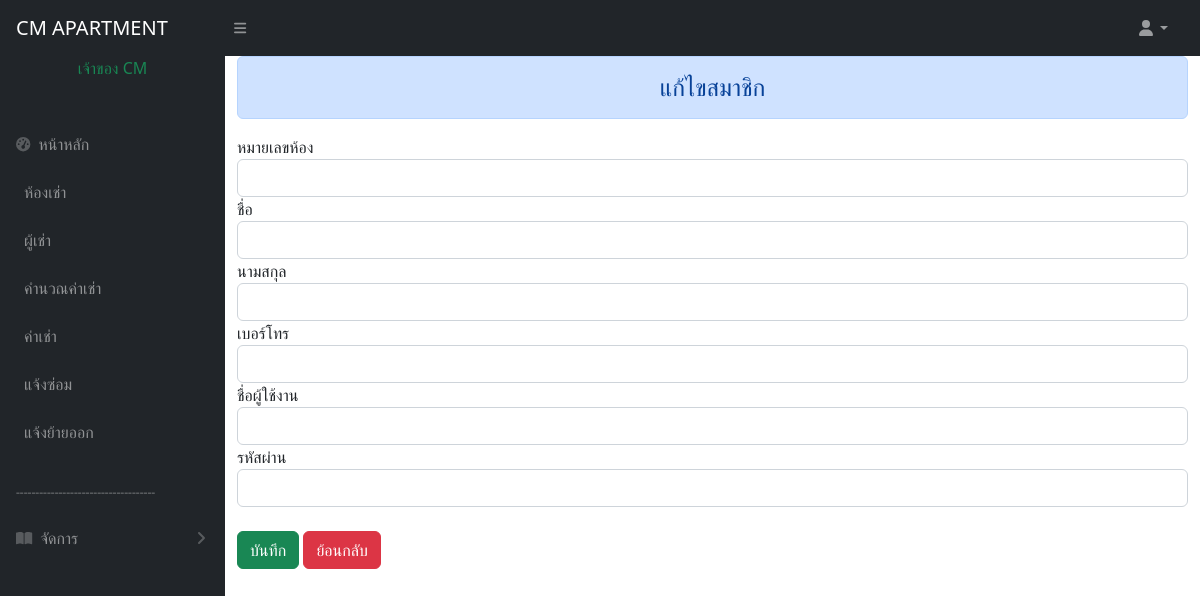
Page /edit_member.php?id=102 (signed in) on the earlier database version.
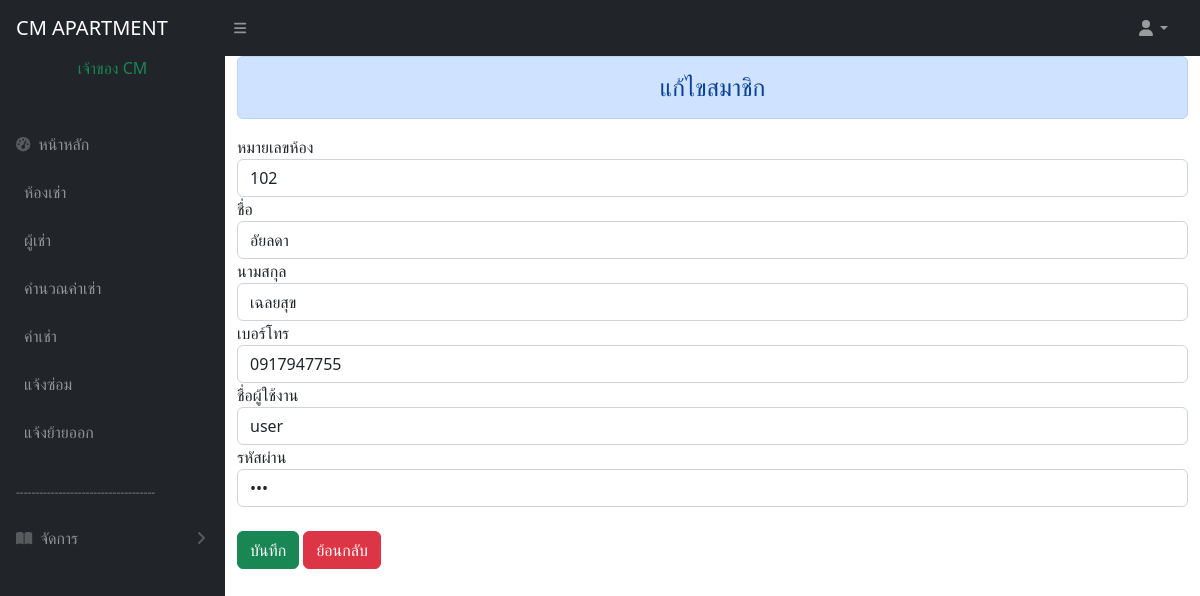
Same page on the later database version.
### tables this page shows
CREATE TABLE `member` (
  `id` int(6) NOT NULL COMMENT 'รหัสสมาชิก',
  `id_room` int(6) NOT NULL,
  `name` varchar(30) NOT NULL COMMENT 'ชื่อ',
  `lastname` varchar(30) NOT NULL COMMENT 'นามสกุล',
  `tel` varchar(10) NOT NULL COMMENT 'เบอร์โทร',
  `username` varchar(10) NOT NULL,
  `password` varchar(128) NOT NULL,
  `status` varchar(1) NOT NULL COMMENT 'U=user,A=admin'
);

### edit_member.php (the view, shortened to what this page needs)
<?php
include 'condb.php';
$id = $_GET['id'];
$sql = "SELECT * FROM member WHERE id_room='$id'";
$result = mysqli_query($conn, $sql);
$row = mysqli_fetch_array($result);
?>
<!DOCTYPE html>
<html lang="en">
<head>
    <link href="https://cdn.jsdelivr.net/npm/simple-datatables@7.1.2/dist/style.min.css" rel="stylesheet" />
    <link href="css/styles.css" rel="stylesheet" />
</head>
<body class="sb-nav-fixed">
    <?php include 'menu.php'; ?>
    <div id="layoutSidenav_content">
        <main>
            <div class="container-md">
                <div class="row">
                    <br>
                    <center>
                        <div class="alert alert-primary h4" role="alert">
                            แก้ไขสมาชิก
                        </div>
                    </center>
                    <form method="POST" action="update_register.php">
                        หมายเลขห้อง<input type="number" name="idroom" maxlength="3" class="form-control" value=<?= $row['id_room'] ?>>
                        ชื่อ<input type="text" name="firstname" class="form-control" value=<?= $row['name'] ?>>
                        นามสกุล<input type="text" name="lastname" class="form-control" value=<?= $row['lastname'] ?>>
                        เบอร์โทร<input type="number" name="phone" maxlength="10" class="form-control" value=<?= $row['tel'] ?>>
                        ชื่อผู้ใช้งาน<input type="text" name="username" maxlength="10" class="form-control" value=<?= $row['username'] ?>>
                        รหัสผ่าน<input type="password" name="password" maxlength="10" class="form-control" value=<?= $row['password'] ?>><br>
                        <input type="submit" value="บันทึก" class="btn btn-success">
                        <a href="userinformation.php" class="btn btn-danger">ย้อนกลับ</a>
                    </form>
                </div>
        </main>
    </div>
    </div>
</body>
</html>

Differences in the rows shown:
added member: idroom "102", firstname "อัยลดา", lastname "เฉลยสุข", phone "0917947755", username "user"
